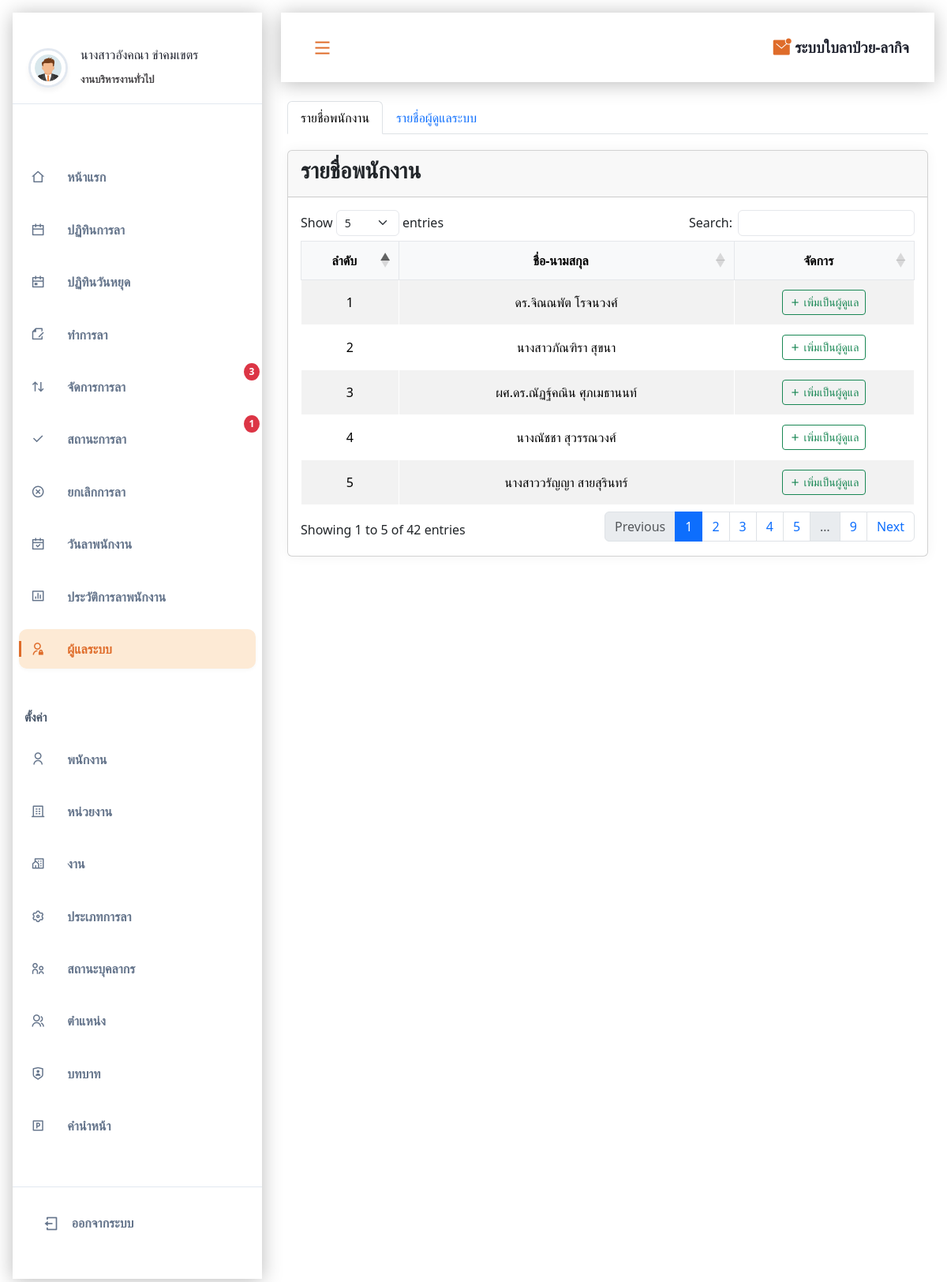
/admin/admin.php (signed in), run on the app's committed database.
### tables this page shows
CREATE TABLE IF NOT EXISTS `employees` (
  `id` int NOT NULL AUTO_INCREMENT,
  `pic` varchar(50) DEFAULT NULL,
  `prefix` int DEFAULT NULL,
  `fname` varchar(100) DEFAULT NULL,
  `lname` varchar(100) DEFAULT NULL,
  `email` varchar(50) DEFAULT NULL,
  `password` varchar(100) DEFAULT NULL,
  `department` int DEFAULT NULL,
  `staffstatus` int DEFAULT NULL,
  `startwork` date DEFAULT NULL,
  `signature` varchar(255) DEFAULT NULL,
  `Vacationday` int DEFAULT NULL,
  `position` int DEFAULT NULL,
  PRIMARY KEY (`id`),
  KEY `FK_employees_position` (`position`),
  KEY `FK_employees_prefix` (`prefix`),
  KEY `FK_employees_staffstatus` (`staffstatus`),
  KEY `FK_employees_subdepart` (`department`),
  CONSTRAINT `FK_employees_position` FOREIGN KEY (`position`) REFERENCES `position` (`positionid`),
  CONSTRAINT `FK_employees_prefix` FOREIGN KEY (`prefix`) REFERENCES `prefix` (`prefixid`),
  CONSTRAINT `FK_employees_staffstatus` FOREIGN KEY (`staffstatus`) REFERENCES `staffstatus` (`staffid`),
  CONSTRAINT `FK_employees_subdepart` FOREIGN KEY (`department`) REFERENCES `subdepart` (`subdepartid`)
);

### admin/admin.php (the view, shortened to what this page needs)
<!DOCTYPE html>
<html lang="en">
<head>
    <link rel="stylesheet" href="https://cdnjs.cloudflare.com/ajax/libs/remixicon/4.2.0/remixicon.css">
    <link rel="stylesheet" href="assets/css/styles.css">
    <link rel="stylesheet" href="https://cdn.datatables.net/1.13.7/css/dataTables.bootstrap5.min.css">
    <link rel="stylesheet" href="https://cdn.datatables.net/responsive/2.4.1/css/responsive.bootstrap5.min.css">
    <link rel="stylesheet" href="https://cdn.jsdelivr.net/npm/sweetalert2@11/dist/sweetalert2.min.css">
    <link rel="stylesheet" href="assets/css/table.css">
</head>
<body>
    <?php include('component/sidebar.php'); ?>
    <main class="main container3" id="main">
        <ul class="nav nav-tabs mb-3" id="adminTabs" role="tablist">
            <li class="nav-item" role="presentation">
                <button class="nav-link active" id="employees-tab" data-bs-toggle="tab" data-bs-target="#employees" type="button" role="tab">
                    รายชื่อพนักงาน
                </button>
            </li>
            <li class="nav-item" role="presentation">
                <button class="nav-link" id="admins-tab" data-bs-toggle="tab" data-bs-target="#admins" type="button" role="tab">
                    รายชื่อผู้ดูแลระบบ
                </button>
            </li>
        </ul>
        <div class="tab-content" id="adminTabContent">
            <div class="tab-pane fade show active" id="employees" role="tabpanel">
                <div class="card">
                    <div class="card-header">
                        <h3 class="card-title">รายชื่อพนักงาน</h3>
                    </div>
                    <div class="card-body">
                        <table id="employeeTable" class="table table-striped table-bordered dt-responsive nowrap" style="width:100%">
                            <thead>
                                <tr>
                                    <th>ลำดับ</th>
                                    <th>ชื่อ-นามสกุล</th>
                                    <th>จัดการ</th>
                                </tr>
                            </thead>
                            <tbody>
                                <?php
                                $sql_emp = "SELECT employees.id, CONCAT(prefix.prefixname, employees.fname, ' ', employees.lname) AS fullname
                                          FROM employees
                                          LEFT JOIN prefix ON employees.prefix = prefix.prefixid
                                          WHERE employees.id NOT IN (SELECT id FROM admin)";
                                $result_emp = mysqli_query($conn, $sql_emp);
                                $i = 1;
                                while ($row = mysqli_fetch_assoc($result_emp)) {
                                ?>
                                    <tr>
                                        <td><?php echo $i++; ?></td>
                                        <td><?php echo $row['fullname']; ?></td>
                                        <td>
                                            <button class="btn btn-sm btn-outline-success"
                                                onclick="addAdmin(<?php echo $row['id']; ?>)">
                                                <i class="ri-add-line"></i> เพิ่มเป็นผู้ดูแล
                                            </button>
                                        </td>
                                    </tr>
                                <?php } ?>
                            </tbody>
                        </table>
                    </div>
                </div>
            </div>
        </div>
    </main>
</body>
</html>

### admin/assets/css/styles.css (style rules this page uses)
:root { --header-height: 3.5rem; --first-color: #df6c2a; --title-color: hsl(228, 18%, 16%); --text-color: hsl(300, 1%, 27%); --body-color: hsl(0, 0%, 100%); --shadow-color: hsla(0, 0%, 0%, 0.275); --body-font: "Poppins", sans-serif; --normal-font-size: 0.938rem; --smaller-font-size: 0.75rem; --tiny-font-size: 0.6rem; --font-regular: 400; --font-semi-bold: 600; --z-tooltip: 10; --z-fixed: 100; }
@media screen and (min-width: 1150px) { :root { --normal-font-size: 1rem; --smaller-font-size: 0.813rem; } }
* { box-sizing: border-box; padding: 0; margin: 0; text-decoration: none; }
body { font-family: var(--body-font); font-size: var(--normal-font-size); background-color: var(--body-color); color: var(--text-color); transition: background-color 0.4s; text-decoration: none; }
button { all: unset; }
.container3 { margin-inline: 1.5rem; }
.main { padding-top: 5rem; }
@media screen and (min-width: 1150px) { .main { padding-left: 340px; padding-top: 8rem; transition: padding 0.4s; } }

### admin/assets/css/table.css (style rules this page uses)
.card { background: #ffffff; border-radius: 15px; box-shadow: 0 0 15px rgba(0, 0, 0, 0.05); margin: 20px 0; }
.card-header { background: #ffffff; padding: 20px; border-bottom: 1px solid #e5e7eb; }
.card-title { color: #000000; margin: 0; font-weight: 600; }
.card-body { padding: 20px; }
.table { width: 100%; margin-bottom: 0; vertical-align: middle; border-color: #e5e7eb; background-color: #ffffff; text-align: center; }
.table thead th { background-color: #f8f9fa; color: #000000; font-weight: 600; padding: 12px; text-align: center !important; border: 1px solid #e5e7eb; vertical-align: middle; }
.table-bordered th, .table-bordered td { border: 1px solid #e5e7eb; background-color: #ffffff; }
.table tbody td { padding: 12px; color: #000000; vertical-align: middle; background-color: #ffffff; text-align: center; }
.table-striped tbody tr:nth-of-type(odd), .table-striped tbody tr:nth-of-type(even) { background-color: #ffffff; }
.table-bordered th, .table-bordered td { border: 1px solid #ffffff; background-color: #ffffff; }

### data on the page
employees: fullname "ดร.จิณณพัต โรจนวงศ์"
employees: fullname "นางสาวภัณฑิรา สุขนา"
employees: fullname "ผศ.ดร.ณัฏฐ์คณิน ศุภเมธานนท์"
employees: fullname "นางณัชชา สุวรรณวงศ์"
employees: fullname "นางสาววรัญญา สายสุรินทร์"

### other printed values
$userName "นางสาวอังคณา ขำคมเขตร"
$department "งานบริหารงานทั่วไป"
$pending_count "3"
$pending_count "1"
